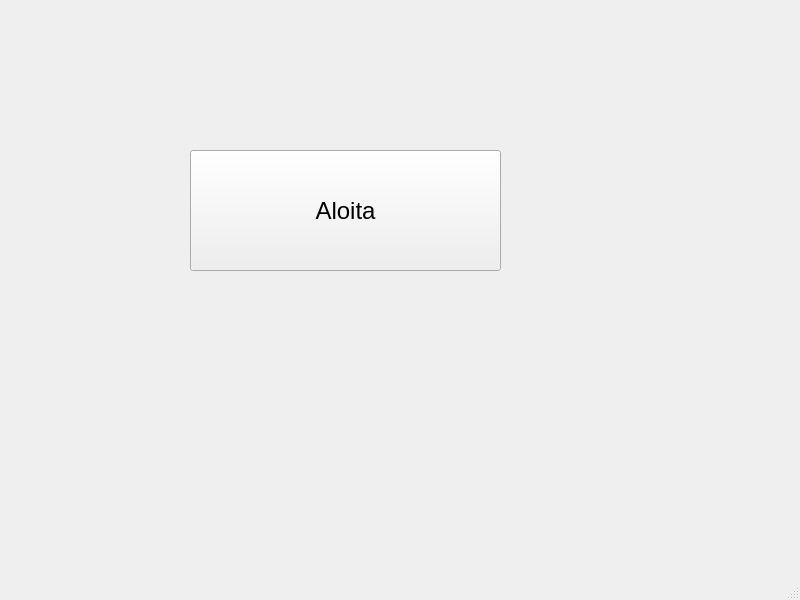
<?xml version="1.0" encoding="UTF-8"?>
<ui version="4.0">
 <class>MainWindow</class>
 <widget class="QMainWindow" name="MainWindow">
  <property name="geometry">
   <rect>
    <x>0</x>
    <y>0</y>
    <width>800</width>
    <height>600</height>
   </rect>
  </property>
  <property name="windowTitle">
   <string>MainWindow</string>
  </property>
  <widget class="QWidget" name="centralwidget">
   <widget class="QPushButton" name="btnStart">
    <property name="geometry">
     <rect>
      <x>190</x>
      <y>150</y>
      <width>311</width>
      <height>121</height>
     </rect>
    </property>
    <property name="font">
     <font>
      <pointsize>18</pointsize>
     </font>
    </property>
    <property name="text">
     <string>Aloita</string>
    </property>
   </widget>
  </widget>
  <widget class="QMenuBar" name="menubar">
   <property name="geometry">
    <rect>
     <x>0</x>
     <y>0</y>
     <width>800</width>
     <height>21</height>
    </rect>
   </property>
  </widget>
  <widget class="QStatusBar" name="statusbar"/>
 </widget>
 <resources/>
 <connections/>
</ui>
